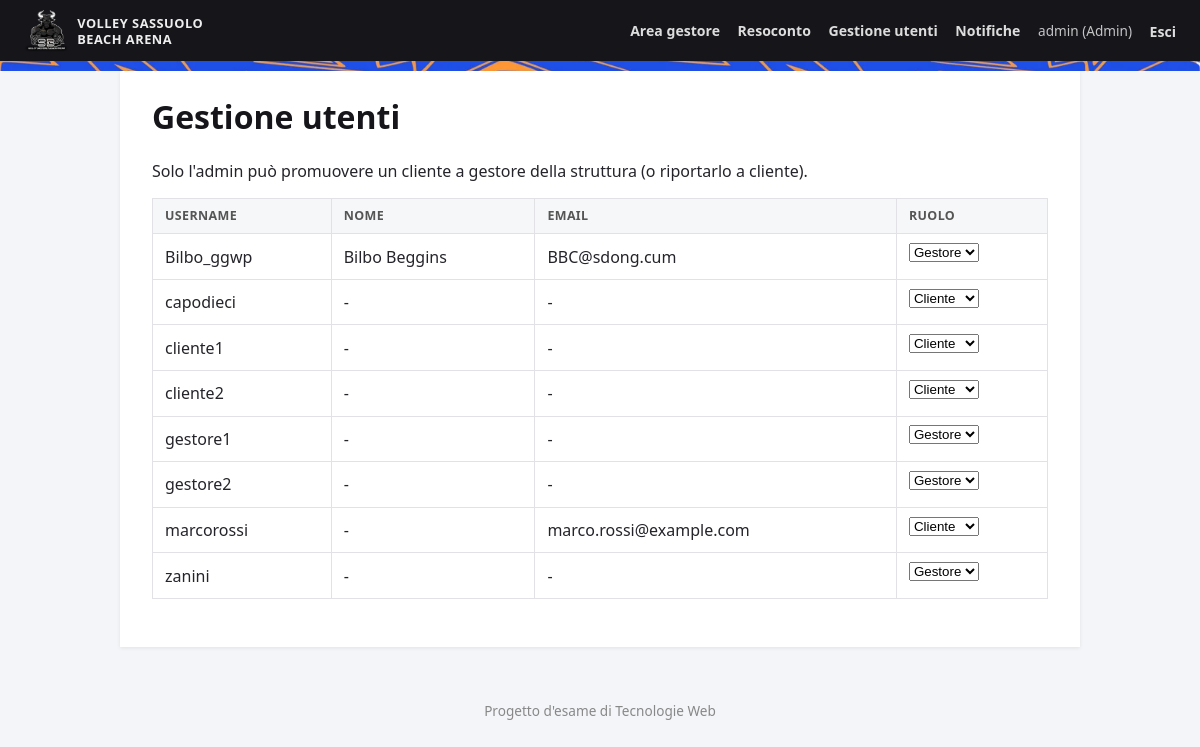
The app's page /accounts/utenti/ (signed in), older data.
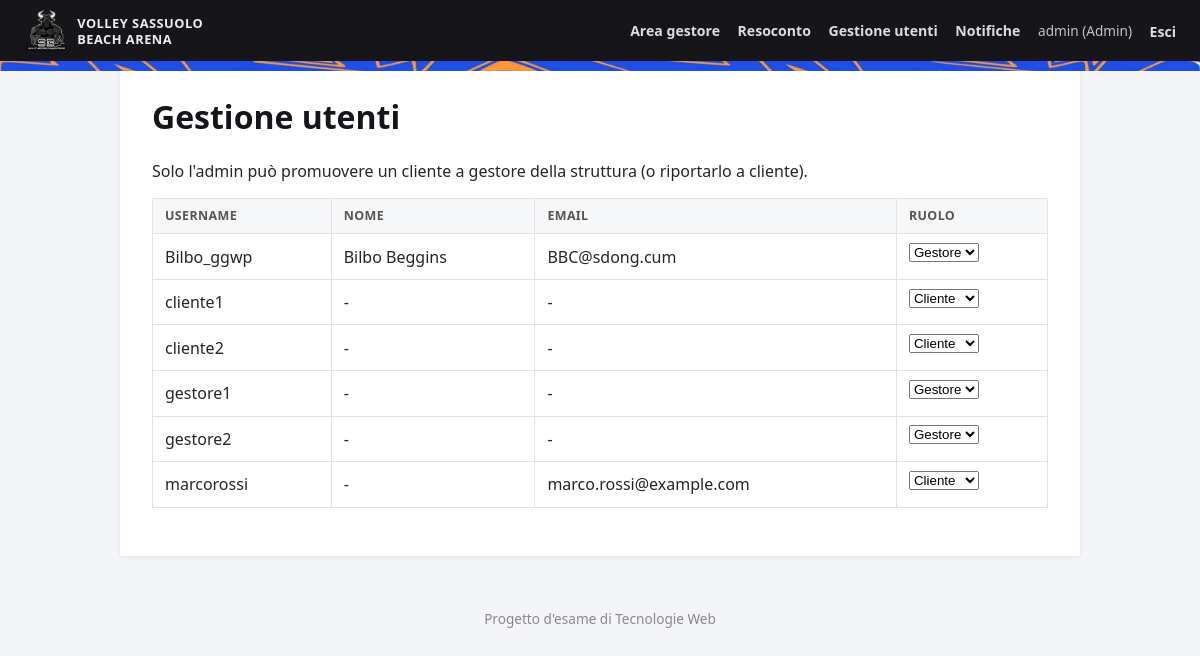
The same page, newer data.
### accounts/models.py (models this page shows, shortened)
class User(AbstractUser):
    username = models.CharField(
        _('username'),
        max_length=USERNAME_MASSIMO_CARATTERI,
        unique=True,
        help_text=f'Obbligatorio. Massimo {USERNAME_MASSIMO_CARATTERI} caratteri. Solo lettere, cifre e @/./+/-/_ .',
        validators=[UnicodeUsernameValidator()],
        error_messages={'unique': 'Esiste già un utente con questo nome utente.'},
    )
    first_name = models.CharField(_('first name'), max_length=NOME_MASSIMO_CARATTERI, blank=True)
    last_name = models.CharField(_('last name'), max_length=NOME_MASSIMO_CARATTERI, blank=True)
    class Ruolo(models.TextChoices):
        CLIENTE = 'cliente', 'Cliente'
        GESTORE = 'gestore', 'Gestore'
        ADMIN = 'admin', 'Admin'
    role = models.CharField(max_length=10, choices=Ruolo.choices, default=Ruolo.CLIENTE)
    @property
    def is_cliente(self):
        return self.role == self.Ruolo.CLIENTE
    @property
    def is_gestore(self):
        return self.role == self.Ruolo.GESTORE
    @property
    def is_admin_struttura(self):
        return self.role == self.Ruolo.ADMIN
    @property
    def is_gestore_or_admin(self):
        return self.role in (self.Ruolo.GESTORE, self.Ruolo.ADMIN)

### accounts/views.py (the view, shortened to what this page needs)
# urls.py: path('utenti/', views.gestione_utenti, name='gestione_utenti'),
@admin_required
def gestione_utenti(request):
    utenti = User.objects.exclude(role=User.Ruolo.ADMIN).order_by('username')
    return render(request, 'accounts/gestione_utenti.html', {'utenti': utenti})

### accounts/permissions.py (called while the page is built)
def _is_admin(user):
    return user.is_authenticated and user.is_admin_struttura

### prenotazioni/context_processors.py (called while the page is built)
def notifiche(request):
    user = getattr(request, 'user', None)
    if not user or not user.is_authenticated:
        return {}
    return {'notifiche_non_lette': user.notifiche.filter(letta=False).count()}

### templates/accounts/gestione_utenti.html (shortened to what this page needs)
{% extends "base.html" %}
{% block content %}
<h1>Gestione utenti</h1>
<p>Solo l'admin può promuovere un cliente a gestore della struttura (o riportarlo a cliente).</p>
{% if utenti %}
    <table>
        <thead><tr><th>Username</th><th>Nome</th><th>Email</th><th>Ruolo</th></tr></thead>
        <tbody>
        {% for u in utenti %}
            <tr>
                <td>{{ u.username }}</td>
                <td>{{ u.get_full_name|default:"-" }}</td>
                <td>{{ u.email|default:"-" }}</td>
                <td>
                    <form method="post" class="inline-form-row">
                        <select name="ruolo" onchange="this.form.requestSubmit()">
                            <option value="cliente" {% if u.is_cliente %}selected{% endif %}>Cliente</option>
                            <option value="gestore" {% if u.is_gestore %}selected{% endif %}>Gestore</option>
                        </select>
                    </form>
                </td>
            </tr>
        {% endfor %}
        </tbody>
    </table>
{% else %}
    <p>Nessun utente registrato.</p>
{% endif %}
{% endblock %}

Row changes from the older to the newer data that the page shows:
removed User: username "capodieci", get_full_name "-", email "-", ruolo "Cliente"
removed User: username "zanini", get_full_name "-", email "-", ruolo "Gestore"
